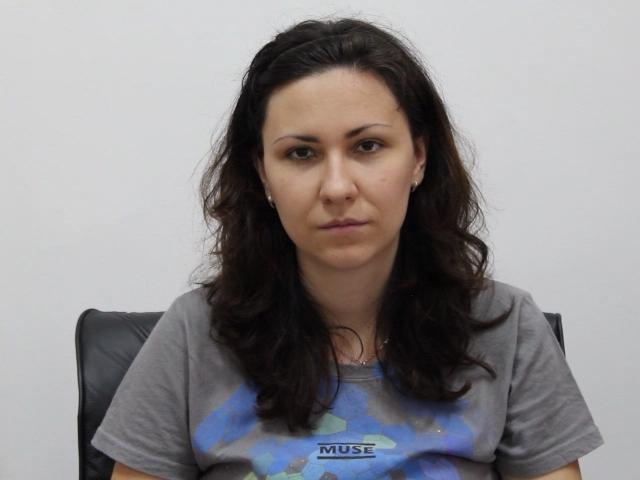
#> input picture Eye_chimeraToPublish/00.Centre/eyes004454.jpg, 640 x 480 px; its folder holds only this picture in this run
$ python Eye_Extraction.py
#> lines starting #> are read from the running program, lines starting #| are printed output that depends on the picture
### CImage.py
import cv2

class CImage:
    def __init__(self, path, imgdir):
        self.ccolor = cv2.imread(path)
        self.cgray = cv2.cvtColor(self.ccolor, cv2.COLOR_BGR2GRAY)
        self.cfacecord = []
        self.croi_gray = []
        self.croi_color = []
        self.cclass = imgdir[3:len(imgdir)-1]
        self.ceyecord = []  # np.ones((1, 4), dtype = int)

### CEye.py
import cv2


class CEye:
    def __init__(self, img, direction, x):
        self.cgray = cv2.resize(img, (50, 42), interpolation=cv2.INTER_AREA)
        # self.cgray = cv2.cvtColor(self.ccolor, cv2.COLOR_BGR2GRAY)
        self.cclass = direction
        self.cwhich = []
        self.x = x

    def add_lr(self, lr):
        self.cwhich = lr

### Eye_Extraction.py
# import dataloader

import os
import cv2
import os
import glob
from CImage import CImage
from CEye import CEye
from pathlib import Path


# ladowanie zdjec jednej klasy
def loadfiles(img_dir):
#> called with img_dir = '00.Centre/'
    data_path = os.path.join('Eye_chimeraToPublish/'+img_dir, '*g')
    files = glob.glob(data_path)
    data = []
    # i = 0
    for f1 in files:
        img = CImage(f1, img_dir)
        data.append(img)
#> this loop made 1 pass
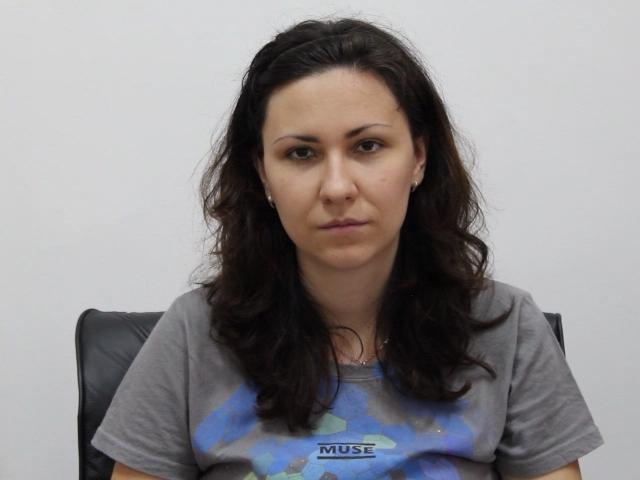
#> input picture Eye_chimeraToPublish/00.Centre/eyes004454.jpg, 640 x 480 px
#> pass 1, in __init__, `self.cgray = cv2.cvtColor(self.ccolor, cv2.COLOR_BGR2GRAY)`:
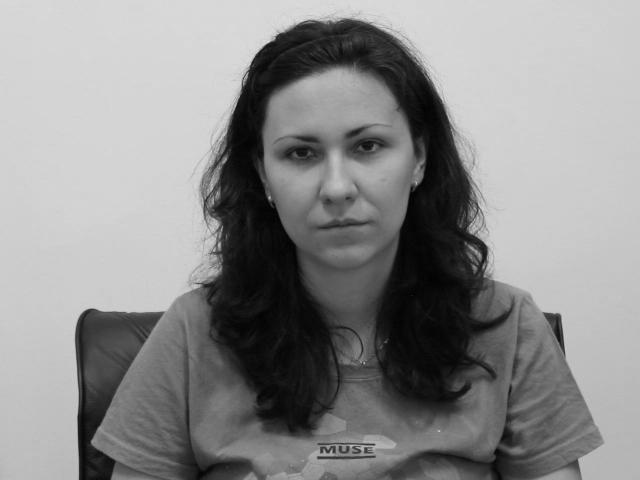
#> self.cgray: shape (480, 640); min 0, max 232, mean 139.1
        # i += 1
        # if i > 49:
        #     break

    return data


def haar_extract_eyes(images):
    eyes = []
    # Petla iterujaca po zdjeciach wejsciowych
    for img in images:
        # wywolanie detekcji kaskadowej twarzy
        img.cfacecord = face_cascade.detectMultiScale(img.cgray, 1.3, 5)
        # Wydzielanie obrebu twarzy z obrazu wejsciowego
        for (x, y, w, h) in img.cfacecord:

            img.roi_gray = img.cgray[y:y + h, x:x + w]
            img.ceyecord = eye_cascade.detectMultiScale(img.roi_gray, scaleFactor=1.1, minNeighbors=3)
            eyecount = 0
            for (ex, ey, ew, eh) in img.ceyecord:
                # cv2.rectangle(img.roi_gray, (ex, ey), (ex + ew, ey + eh), (0, 255, 0), 2)
                eyecount += 1
                if eyecount == 1:
                    eye1 = CEye(img.roi_gray[ey:ey + eh, ex:ex + ew], img.cclass, ex)
                if eyecount == 2:
                    eye2 = CEye(img.roi_gray[ey:ey + eh, ex:ex + ew], img.cclass, ex)
                    if eye1.x > eye2.x:
                        eye1.add_lr('left')
                        eye2.add_lr('right')
                    else:
                        eye1.add_lr('right')
                        eye2.add_lr('left')
                        eyes.append(eye1)
                        eyes.append(eye2)
                    break
#> this loop made 1 pass
#> img.cfacecord on pass 1: [[238, 76, 192, 192]]
    return eyes


def savedata(eyes):
    count = 0
    for img in eyes:
        # Tworzenie sciezki docelowej
        if count < 0.6*len(eyes):
            train_val_test = 'train/'
        elif count < 0.8*len(eyes):
            train_val_test = 'val/'
        else :
            train_val_test = 'test/'

        path = 'Output_haar/' + str(img.cwhich) + '/' + str(train_val_test) + img.cclass + '/'
        if not os.path.isdir(path):
            path1 = Path(path)
            path1.mkdir(parents=True)
        # Zapisanie uzyskanego obrazu oka w podanym folderze
        cv2.imwrite(path + '/' + str(count) + '.jpg', img.cgray)
        count += 1


def loadclass(directory):
    images = loadfiles(directory)
    eyes = haar_extract_eyes(images)
    savedata(eyes)


# Ladowanie klasyfikatorow

face_cascade = cv2.CascadeClassifier(cv2.data.haarcascades + 'haarcascade_frontalface_default.xml')
eye_cascade = cv2.CascadeClassifier(cv2.data.haarcascades + 'haarcascade_eye.xml')
print('Classifier succestully loaded')

loadclass('00.Centre/')
print('Centre succesfully extracted')
loadclass('01.UpRight/')
#> the loop in loadfiles (call 2), `for f1 in files:` made 1 pass
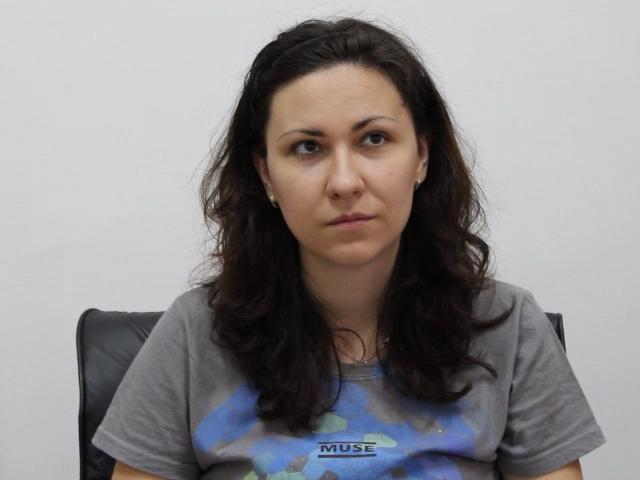
#> input picture Eye_chimeraToPublish/01.UpRight/eyes004045.jpg, 640 x 480 px
#> pass 1, in __init__ (call 2), `self.cgray = cv2.cvtColor(self.ccolor, cv2.COLOR_BGR2GRAY)`:
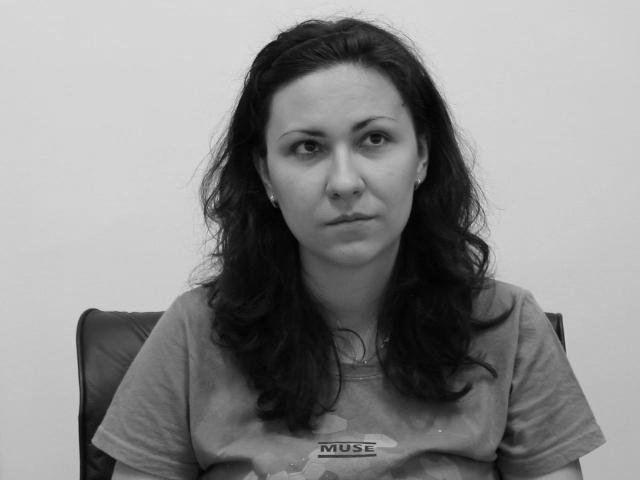
#> self.cgray: shape (480, 640); min 0, max 229, mean 138.5
#> the loop in haar_extract_eyes (call 2), `for img in images:` made 1 pass
#> img.cfacecord on pass 1: [[239, 62, 206, 206]]
print('UpRight succesfully extracted')
loadclass('02.Upleft/')
print('Upleft succesfully extracted')
loadclass('03.Right/')
print('Right succesfully extracted')
loadclass('04.Left/')
print('Left succesfully extracted')
loadclass('05.DownRight/')
print('DownRight succesfully extracted')
loadclass('06.Downleft/')
print('Downleft succesfully extracted')
